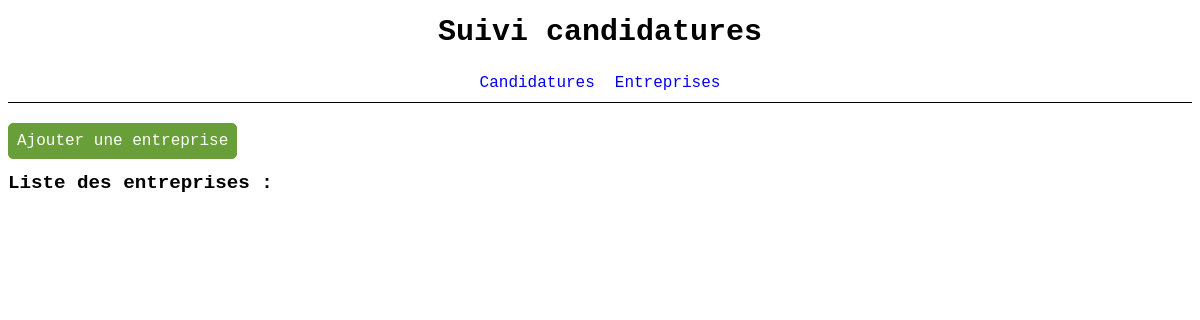
/companies/, run on an earlier commit of the app's database.
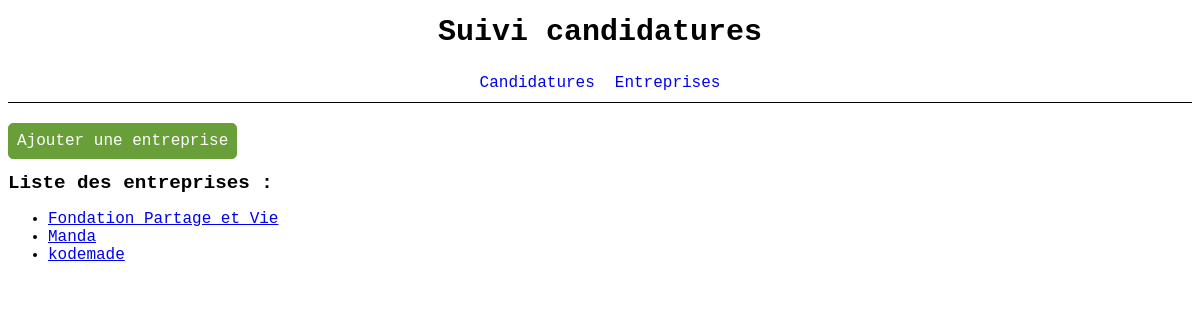
And on a later commit of the database.
### findjob/models.py (models this page shows, shortened)
class Company(models.Model):
    name = models.fields.CharField(max_length=30)

### findjob/views.py (the view)
# urls.py: path('companies/', views.company_list, name='company-list'),
def company_list(request):
    companies = Company.objects.all().order_by('name')
    return render(request,
                  'findjob/company_list.html',
                  {'companies':companies}
                  )

### findjob/templates/findjob/company_list.html
{% extends 'findjob/base.html' %}
{% block content %}
<a class="add_button" href="{% url 'company-add' %}">Ajouter une entreprise</a>
<h1>Liste des entreprises :</h1>
<ul>
    {% for company in companies %}
    <li><a href="{% url 'company-detail' company.id %}">{{company.name}}</a></li>
    {% endfor %}
</ul>
{% endblock %}

What changed in the data, as far as the page shows it:
added Company: name "Fondation Partage et Vie"
added Company: name "Manda"
added Company: name "kodemade"
